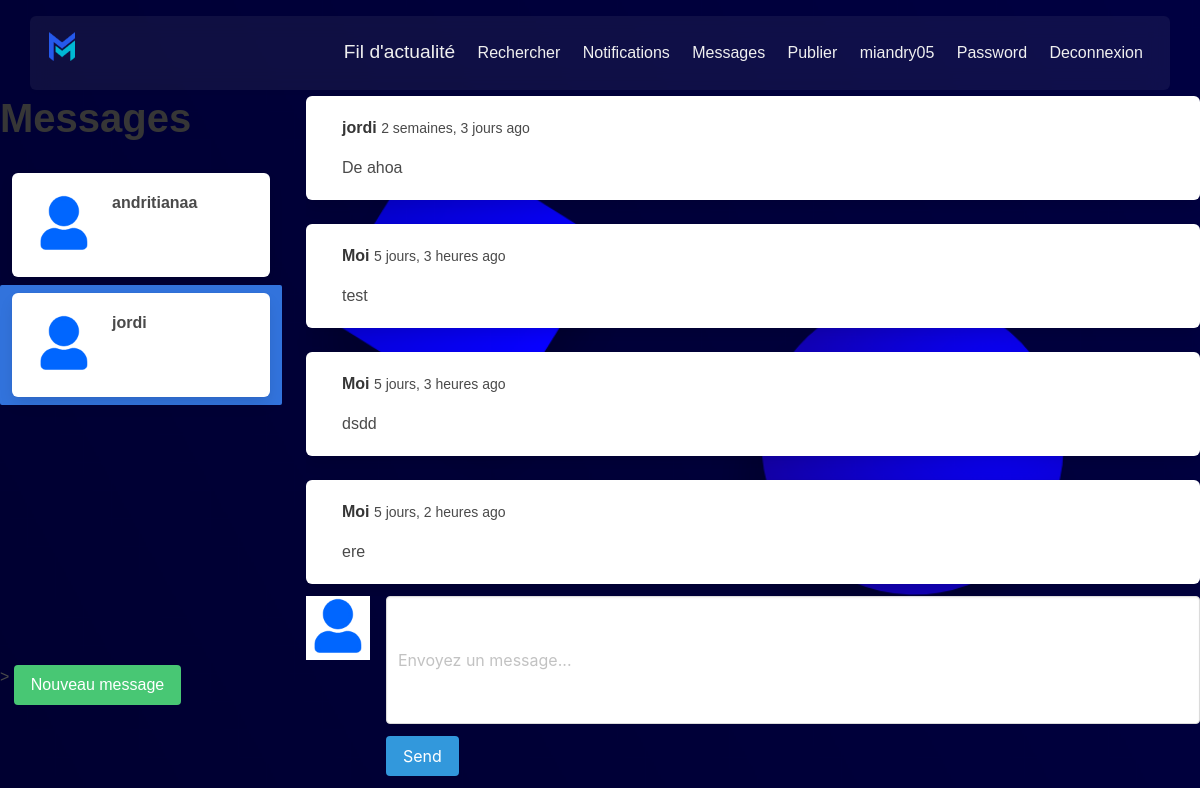
Page /direct/directs/jordi (signed in) on the committed database.
### direct/models.py (models this page shows, shortened)
class Message(models.Model):
	user = models.ForeignKey(User, on_delete=models.CASCADE, related_name='user')
	sender = models.ForeignKey(User, on_delete=models.CASCADE, related_name='from_user')
	recipient = models.ForeignKey(User, on_delete=models.CASCADE, related_name='to_user')
	body = models.TextField(max_length=1000, blank=True, null=True)
	date = models.DateTimeField(auto_now_add=True)
	is_read = models.BooleanField(default=False)
	def get_messages(user):
		messages = Message.objects.filter(user=user).values('recipient').annotate(last=Max('date')).order_by('-last')
		users = []
		for message in messages:
			users.append({
				'user': User.objects.get(pk=message['recipient']),
				'last': message['last'],
				'unread': Message.objects.filter(user=user, recipient__pk=message['recipient'], is_read=False).count()
				})
		return users

### direct/views.py (the view)
# urls.py: path('directs/<username>', Directs, name='directs'),
@login_required
def Directs(request, username):
	user = request.user
	messages = Message.get_messages(user=user)
	active_direct = username
	directs = Message.objects.filter(user=user, recipient__username=username)
	directs.update(is_read=True)
	for message in messages:
		if message['user'].username == username:
			message['unread'] = 0
	context = {
		'directs': directs,
		'messages': messages,
		'active_direct':active_direct,
	}
	template = loader.get_template('direct/direct.html')
	return HttpResponse(template.render(context, request))

### direct/views.py (called while the page is built)
def checkDirects(request):
	directs_count = 0
	if request.user.is_authenticated:
		directs_count = Message.objects.filter(user=request.user, is_read=False).count()
	return {'directs_count':directs_count}

### notifications/views.py (called while the page is built)
def CountNotifications(request):
	count_notifications = 0
	if request.user.is_authenticated:
		count_notifications = Notification.objects.filter(user=request.user, is_seen=False).count()
	return {'count_notifications':count_notifications}

### mex/templates/direct/direct.html (shortened to what this page needs)
{% extends 'base.html' %}
{% load static %}
{% load humanize %}
{% block content %}
<link rel="stylesheet" href="{% static 'css/bulma.min.css' %}">
<link rel="stylesheet" href="{% static 'css/style2.css' %}">
<div class="columns is-mobile">
  <div class="column is-one-quarter">
    <aside class="menu">
      <h1 class="title is-2">Messages</h1>
      <ul style="overflow-y: scroll; height: 500px" class="menu-list">
        {% for message in messages %}
        <a class="{% if active_direct == message.user.username %}is-active{% endif %}"
          href="{% url 'directs' message.user.username %}">
          <div class="box">
            <article class="media">
              <div class="media-left">
                <figure class="image is-64x64">
                  {% if message.user.profile.picture %}
                  <img src="{{ message.user.profile.picture.url }}" alt="Placeholder image">
                  {% else %}
                  <img src="{% static 'img/no_picture.png'%}" alt="Placeholder image">
                  {% endif %}
                </figure>
              </div>
              <div class="media-content">
                <div class="content">
                  <p>
                    <strong>{{ message.user.username }}</strong>
                  </p>
                </div>
              </div>
            </article>
          </div>
        </a>
        {% endfor %}
      </ul>
    </aside>
    >
    <a href="{% url 'usersearch' %}" class="button is-success">Nouveau message</a>
  </div>
  <div class="column">
    <div style="overflow-y: scroll; height: 500px">
      {% for direct in directs %}
      {% if direct.body%}
      {% if direct.sender   ==  user %}
      <div class="box">
        <article class="media">
          <div class="media-content">
            <div class="content">
              <p>
                <strong>Moi</strong>
                <small>{{ direct.date|naturaltime}}</small>
              </p>
              <p>{{ direct.body }}</p>
            </div>
          </div>
        </article>
      </div>
      {%else%}
      <div class="box">
        <article class="media">
          <div class="media-content">
            <div class="content">
              <p>
                <strong>{{ direct.sender.username }}</strong>
                <small>{{ direct.date|naturaltime}}</small>
              </p>
              <p>{{ direct.body }}</p>
            </div>
          </div>
        </article>
      </div>
      {%endif%}
      {%endif%}
      {% endfor %}
    </div>
    <form autocomplete="off" role="form" method="POST" action="{% url 'send_direct' %}">
      <article class="media">
        <figure class="media-left">
          <p class="image is-64x64">
            <img src="{% static 'img/no_picture.png'%}">
          </p>
        </figure>
        <div class="media-content">
          <div class="field">
            <p class="control">
              <input type="text" required class="textarea" name="body" placeholder="Envoyez un message..."></input>
            </p>
          </div>
          <nav class="level">
            <div class="level-left">
              <div class="level-item">
                <button type="submit" name="action" class="button is-info">Send</buttom>
              </div>
            </div>
          </nav>
        </div>
      </article>
    </form>
  </div>
</div>
{% endblock %}

### mex/templates/base.html (shortened to what this page needs)
{% load static %}
<!DOCTYPE html>
<html>
<head>
  <link rel="stylesheet" href="{% static 'css/fontawesome/css/fontawesome-all.css' %}">
  <link rel="stylesheet" href="{% static 'css/style.css' %}">
</head>
<body class="body">
    <header class=" glass_view">
      <a href="{% url 'index' %}" class="small_logo"><img src="{%static 'img/colorLogo.png' %}" alt=""></a>
      <nav class="nav-list-item">
        <ul>
          <li><a id="actu" class="activeNav" href="{% url 'index' %}">Fil d'actualité</a></li>
          <li><a id="search" href="{% url 'usersearch' %}">Rechercher</a></li>
          <li><a id="notification" href="{% url 'show-notifications' %}">Notifications
            </a></li>
          <li><a id="message" href="{% url 'inbox' %}">Messages
            </a></li>
          <li><a id="publier" href="{% url 'newpost' %}">Publier</a></li>
          <li><a id="profile" href="{% url 'profile' request.user %}">{{ request.user }}</a></li>
          <li><a id="password" href="{% url 'change_password' %}">Password</a></li>
          <li><a id="logout" href="{% url 'logout' %}">Deconnexion</a></li>
        </ul>
      </nav>
    </header>
  <br><br><br><br>
  <div class="base_extend">
      {% block content %}
      {% endblock %}
    </div>
</body>
</html>

### mex/static/css/style.css (style rules this page uses)
:root { --borad: 15px; --boradsmall: 6px; --primaryColor: #1e88e5; --secondaryColor: #1565c0; --white: #f0f0f0; --red: #e53935; --grey: #bdbdbd; --transition: all 0.4s ease; --largeFont: 'Poppins', sans-serif; --smallFont: 'Poppins', sans-serif; --transition: all 0.3s ease; --error: #b71c1c; --deepgrey : #999; --midGrey: #555; --blackTxt: #333; }
* { margin: 0; padding: 0; transition: var(--transition); text-decoration: none; font-family: var(--smallFont); }
.body { background: url(../img/buble.png); background-attachment: fixed; background-repeat: no-repeat; background-size: cover; background-color: var(--white); }
body { margin: 0; padding: 0; font-family: var(--smallFont); background-size: auto; }
header div, header nav { display: inline; position: relative; right: 0; }
header { z-index: 100; width: 95%; position: fixed; left: 50%; transform: translateX(-50%); margin-top: 1rem; box-shadow: 0 0.2rem 0.4rem rgba(0, 0, 0, .01); border-radius: var(--boradsmall); }
.small_logo { padding: 0 1.2rem; height: 4rem; box-sizing: border-box; font-weight: 700; text-decoration: none; position: fixed; top: 50%; transform: translateY(-50%); }
header a img { width: 1.6rem; height: 1.8rem; }
.nav-list-item { float: right; }
.nav-list-item ul { margin-right: 1rem; align-items: center; display: flex; }
.nav-list-item ul li { list-style: none; }
.nav-list-item ul li a { display: block; font-weight: 500; margin: 0.8rem 0.1rem; padding: 0.6rem; text-decoration: none; color: var(--white); transition: var(--transition); }
.nav-list-item ul li a.activeNav, .nav-list-item ul li a:hover { font-size: larger; transition: var(--transition); }
@media (max-width : 1200px) { header { margin-top: 1rem; } }
.glass_view { background-color: rgba(255, 255, 255, 0.06); backdrop-filter: blur(10px); }
.columns { margin-left: 1; margin-right: 1; margin-top: 1; }
.columns.is-mobile { display: flex; }
.column { display: block; flex-basis: 0; flex-grow: 1; flex-shrink: 1; padding: 0.75rem; width:80vw; }
.media { align-items: flex-start; display: flex; text-align: inherit; }
.media-left { margin-right: 1rem; }
.media-content { flex-basis: auto; flex-grow: 1; flex-shrink: 1; text-align: inherit; }
.media-left, .media-right { flex-basis: auto; flex-grow: 0; flex-shrink: 0; }
.image { background-color: rgba(255, 255, 255, 0.06); backdrop-filter: blur(10px); border-radius: 50%; display: block; position: relative; display: flex; justify-content: center; align-items: center; }
.image img { height: 90%; width: 90%; display: block; }

### mex/static/css/style2.css (style rules this page uses)
* { box-sizing:border-box }

### rows in the picture
Message: sender.username "jordi", date "2 semaines, 3 jours ago", body "De ahoa"
Message: date "5 jours, 3 heures ago", body "test"
Message: date "5 jours, 3 heures ago", body "dsdd"
Message: date "5 jours, 2 heures ago", body "ere"

### other values in the picture
{{ request.user }} "miandry05"
{{ message.user.username }} "andritianaa"
{{ message.user.username }} "jordi"
